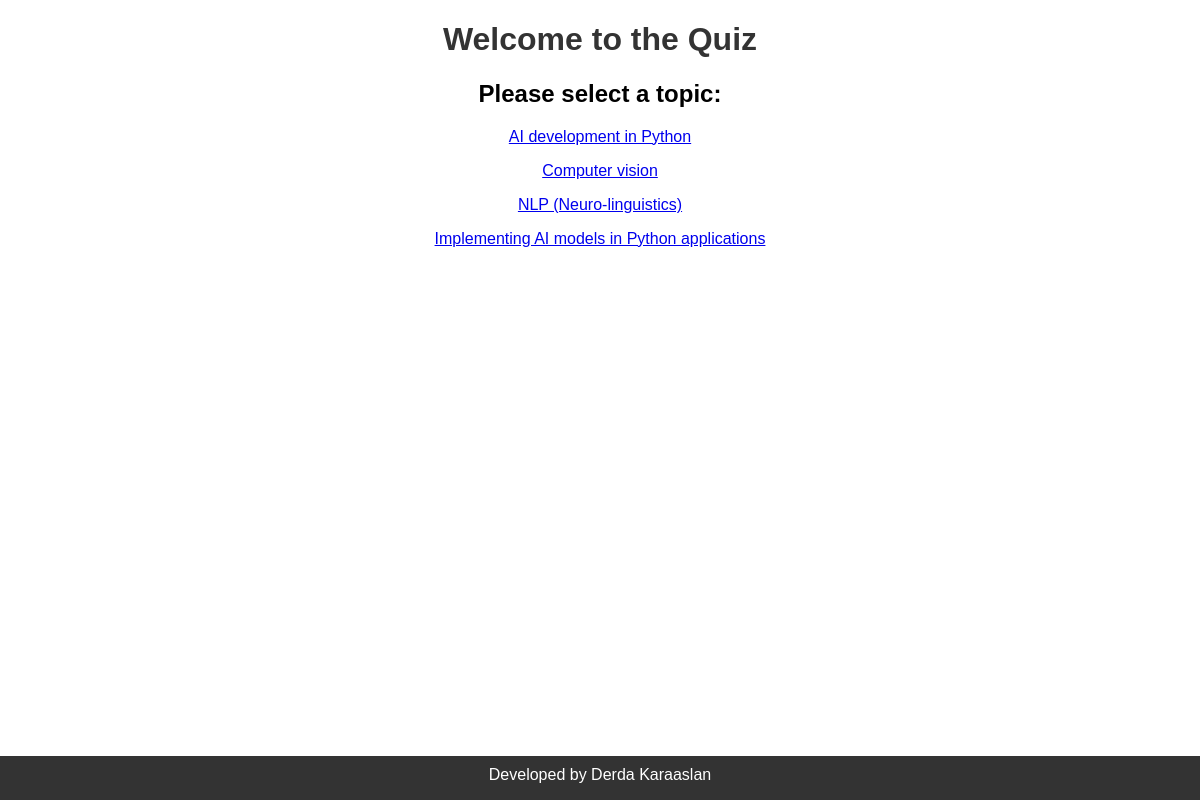
The page / on the database its author committed.
### app/models/topic.py (models this page shows)
class Topic(db.Model):
    id = db.Column(db.Integer, primary_key=True)
    name = db.Column(db.String(100), unique=True, nullable=False)
    questions = db.relationship('Question', backref='topic', lazy=True)

### app/routes/routes.py (the view)
@bp.route('/')
def index():
    topics = Topic.query.all()
    return render_template('index.html', topics=topics)

### app/templates/index.html (shortened to what this page needs)
<!DOCTYPE html>
<html lang="en">
<head>
    <link rel="stylesheet" href="{{ url_for('static', filename='style.css') }}">
</head>
<body>
    <div class="content">
        <h1>Welcome to the Quiz</h1>
        <h2>Please select a topic:</h2>
        {% for topic in topics %}
        <div class="select-topic">
            <a href="{{ url_for('routes.quiz', topic_id=topic.id) }}">{{ topic.name }}</a>
        </div>
        {% endfor %}
    </div>
    <footer>Developed by Derda Karaaslan</footer>
</body>
</html>

### app/static/style.css (style rules this page uses)
body { min-height: 100vh; font-family: Arial, sans-serif; margin: 0; padding: 0; text-align: center; display: flex; flex-direction: column; }
h1 { color: #333; }
.content { flex: 1; }
footer { background-color: #333; color: white; text-align: center; height: 24px; width: 100%; bottom: 0; background-color: #333; color: white; text-align: center; padding: 10px 0; }
.select-topic { margin-bottom: 16px; }

### rows shown on the page
Topic: name "AI development in Python"
Topic: name "Computer vision"
Topic: name "NLP (Neuro-linguistics)"
Topic: name "Implementing AI models in Python applications"
